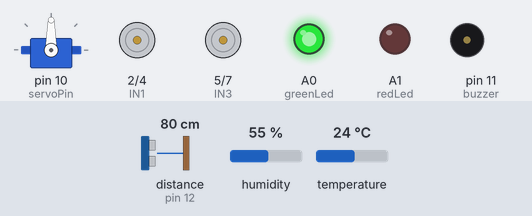
Recording of a sketch running on a simulated Arduino Uno, built with avr-gcc and run on an emulated ATmega328P. Parts: servo, motor-driver pin pairs drawn as motors (green arrow = first pin HIGH = forward, orange = second pin HIGH = backward, longer = more drive, scaled by the enable pin), output pins drawn as LEDs (lit = HIGH), buzzer (waves = sounding, pin HIGH). Wiring (inferred from the names in the program): ultrasonic range finder: trigger pin 13; echo pin 12. The test bench sets the inputs (shaded band); at power-on: temperature 24 °C, distance to the obstacle (sensor on pin 12) 80 cm, humidity 55 %. The echo pulse lasts 58.3 µs per cm; pins used as bus, display or sensor lines are not drawn; what the sketch prints to the serial monitor is not drawn.

Above: at 1.04 s.
2.3 s: temperature set to 27.5 °C
At 3.2 s:
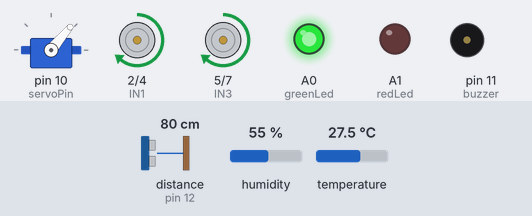
5.8 s: temperature set to 28.9 °C
At 6.6 s:
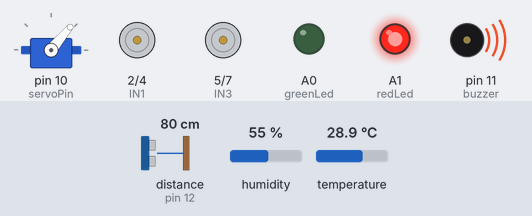
9.3 s: temperature set to 12 °C
12.8 s: distance to the obstacle (sensor on pin 12) set to 41 cm
At 13.5 s:
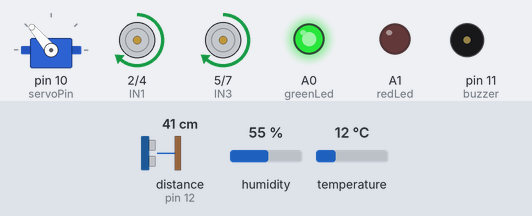
16.3 s: distance to the obstacle (sensor on pin 12) set to 33 cm
At 17.0 s:
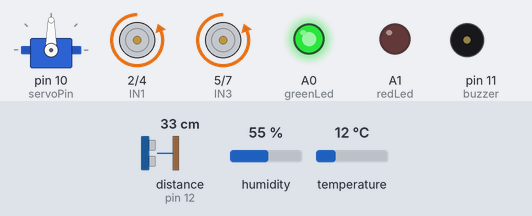
20.7 s: distance to the obstacle (sensor on pin 12) set to 2 cm
Timing chart, 0 to 28.4 s (numbered marks = the images above; inputs shaded):
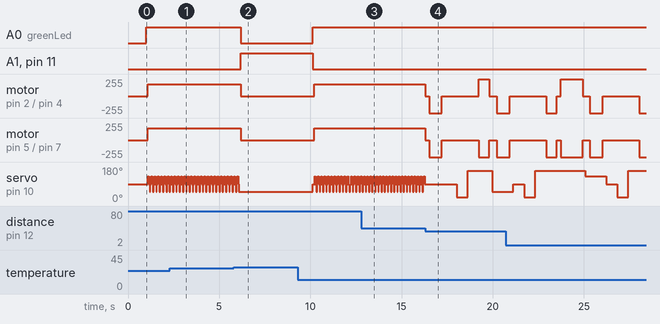

The sketch:

Thermax_Standalone_Arduino.ino.ino
```cpp
#include "DHT.h"
#include <Servo.h>

// ================= Sensor Configurations =================
#define DHTPIN A2
#define DHTTYPE DHT22
DHT dht(DHTPIN, DHTTYPE);

const int greenLed = A0;
const int redLed = A1;
const int buzzer = 11;
const int echoPin = 12;
const int trigPin = 13;
const int servoPin = 10;

Servo myServo;

// ================= Motor Configurations =================
const int ENA = 3;
const int ENB = 6;
const int IN1 = 2;
const int IN2 = 4;
const int IN3 = 5;
const int IN4 = 7;

unsigned long previousMillis = 0;
const long interval = 2000;
float currentTemp = 25.0;
bool dangerMode = false;
bool alertSent = false;

// ================= Movement & Radar Variables =================
boolean goesForward = false;
int MAX_SPEED = 180;
int speedSet = 0;

int radarAngle = 90;
int radarStep = 40;

void setup() {
  Serial.begin(9600);
  dht.begin();

  myServo.attach(servoPin);
  myServo.write(90);
  delay(1000);

  pinMode(greenLed, OUTPUT);
  pinMode(redLed, OUTPUT);
  pinMode(buzzer, OUTPUT);
  pinMode(trigPin, OUTPUT);
  pinMode(echoPin, INPUT);

  pinMode(ENA, OUTPUT);
  pinMode(ENB, OUTPUT);
  pinMode(IN1, OUTPUT);
  pinMode(IN2, OUTPUT);
  pinMode(IN3, OUTPUT);
  pinMode(IN4, OUTPUT);

  Serial.println("--- System Initialized. Starting Thermax ---");
}

void loop() {
  unsigned long currentMillis = millis();

  // --- 1. Environmental Monitoring ---
  if (currentMillis - previousMillis >= interval) {
    previousMillis = currentMillis;

    float t = dht.readTemperature();
    float h = dht.readHumidity();

    if (!isnan(t) && !isnan(h)) {
      currentTemp = t;
      Serial.print("🌡️ Temperature: "); Serial.print(t);
      Serial.print(" °C  |  💧 Humidity: "); Serial.print(h);
      Serial.println(" %");
    } else {
      Serial.println("❌ Error reading from DHT sensor!");
    }
  }

  // --- Thermal Alert Logic ---
  if (currentTemp > 28.0) {
    dangerMode = true;
    if (!alertSent) {
      Serial.print("🚨 ALERT: Critical Temperature detected: ");
      Serial.print(currentTemp);
      Serial.println(" °C");
      alertSent = true;
    }
    stopRobot();
    digitalWrite(redLed, HIGH);
    digitalWrite(greenLed, LOW);
    digitalWrite(buzzer, HIGH);
    return;
  } else {
    dangerMode = false;
    alertSent = false;
    digitalWrite(redLed, LOW);
    digitalWrite(greenLed, HIGH);
    digitalWrite(buzzer, LOW);
  }

  // --- 2. Navigation & 360 Radar ---
  if (!dangerMode) {
    myServo.write(radarAngle);
    delay(40);
    int distance = getDistance();

    if(distance <= 35) {
      stopRobot();
      delay(200);

      moveBackward();
      delay(700);
      stopRobot();
      delay(200);

      int distanceF = lookFront();
      delay(200);
      int distanceR = lookRight();
      delay(200);
      int distanceL = lookLeft();
      delay(200);

      if (distanceR >= distanceL && distanceR >= distanceF && distanceR > 25) {
        turnRight();
      }
      else if (distanceL > distanceR && distanceL >= distanceF && distanceL > 25) {
        turnLeft();
      }
      else if (distanceF > distanceR && distanceF > distanceL && distanceF > 35) {
        moveForward();
      }
      else {
        moveBackward();
        delay(600);
        stopRobot();
        delay(200);
        turnRight();
        delay(600);
      }

      stopRobot();
      delay(150);
      radarAngle = 90;

    } else {
      moveForward();
    }

    radarAngle += radarStep;
    if (radarAngle >= 130 || radarAngle <= 50) {
      radarStep = -radarStep;
    }
  }
}

// ================= Exploration Functions =================
int lookFront() {
    myServo.write(90);
    delay(400);
    return getDistance();
}

int lookRight() {
    myServo.write(20);
    delay(400);
    return getDistance();
}

int lookLeft() {
    myServo.write(160);
    delay(400);
    return getDistance();
}

int getDistance() {
  digitalWrite(trigPin, LOW);
  delayMicroseconds(2);
  digitalWrite(trigPin, HIGH);
  delayMicroseconds(10);
  digitalWrite(trigPin, LOW);

  long duration = pulseIn(echoPin, HIGH, 30000);
  int cm = duration * 0.034 / 2;

  if(cm == 0) return 1;
  return cm;
}

// ================= Movement Functions =================
void stopRobot() {
  goesForward = false;
  digitalWrite(IN1, LOW);
  digitalWrite(IN2, LOW);
  digitalWrite(IN3, LOW);
  digitalWrite(IN4, LOW);
  analogWrite(ENA, 0);
  analogWrite(ENB, 0);
}

void moveForward() {
 if(!goesForward) {
    goesForward = true;
    digitalWrite(IN1, HIGH);
    digitalWrite(IN2, LOW);
    digitalWrite(IN3, HIGH);
    digitalWrite(IN4, LOW);

    for (speedSet = 100; speedSet <= MAX_SPEED; speedSet += 10) {
      analogWrite(ENA, speedSet);
      analogWrite(ENB, speedSet);
      delay(5);
    }
  } else {
     analogWrite(ENA, MAX_SPEED);
     analogWrite(ENB, MAX_SPEED);
  }
}

void moveBackward() {
  goesForward = false;
  digitalWrite(IN1, LOW);
  digitalWrite(IN2, HIGH);
  digitalWrite(IN3, LOW);
  digitalWrite(IN4, HIGH);
  analogWrite(ENA, 255);
  analogWrite(ENB, 255);
}

void turnRight() {
  goesForward = false;
  digitalWrite(IN1, HIGH);
  digitalWrite(IN2, LOW);
  digitalWrite(IN3, LOW);
  digitalWrite(IN4, HIGH);
  analogWrite(ENA, 255);
  analogWrite(ENB, 255);
  delay(600);
}

void turnLeft() {
  goesForward = false;
  digitalWrite(IN1, LOW);
  digitalWrite(IN2, HIGH);
  digitalWrite(IN3, HIGH);
  digitalWrite(IN4, LOW);
  analogWrite(ENA, 255);
  analogWrite(ENB, 255);
  delay(600);
}
```

Measured:
- the behaviour switches between 28 and 28.1 °C on temperature (found by bisection; images 1 and 2)
- the behaviour switches between 37 and 36 cm on distance to the obstacle (sensor on pin 12) (found by bisection; images 3 and 4)
- after the input at 5.8 s, A0 (greenLed): HIGH → LOW after 0.39 s; A1 (redLed), pin 11 (buzzer): LOW → HIGH after 0.39 s; motor on pin 2 (IN1) / pin 4 (IN2), motor on pin 5 (IN3) / pin 7 (IN4): forward 180/255 → stopped after 0.39 s; servo on pin 10 (servoPin): goes on until 6.1 s, then stays 50°
- after the input at 9.3 s, A0 (greenLed): LOW → HIGH after 0.84 s; A1 (redLed): HIGH → LOW after 0.84 s
- by itself, servo on pin 10 (servoPin): repeats every 0.18 s: 130° 0.05 s, 90° 0.05 s, 50° 0.05 s, 90° 0.05 s
